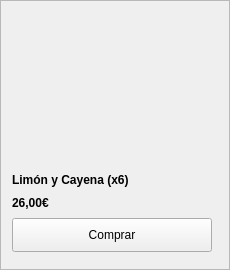
                       <widget class="QFrame" name="frame_7">
                        <property name="minimumSize">
                         <size>
                          <width>230</width>
                          <height>270</height>
                         </size>
                        </property>
                        <property name="maximumSize">
                         <size>
                          <width>230</width>
                          <height>270</height>
                         </size>
                        </property>
                        <property name="frameShape">
                         <enum>QFrame::StyledPanel</enum>
                        </property>
                        <property name="frameShadow">
                         <enum>QFrame::Raised</enum>
                        </property>
                        <layout class="QVBoxLayout" name="verticalLayout_27">
                         <item>
                          <widget class="QLabel" name="labelm_zumo_7">
                           <property name="minimumSize">
                            <size>
                             <width>200</width>
                             <height>150</height>
                            </size>
                           </property>
                           <property name="maximumSize">
                            <size>
                             <width>200</width>
                             <height>150</height>
                            </size>
                           </property>
                           <property name="styleSheet">
                            <string notr="true">border-image: url(:/imagenes_zumos/z_zumos7.jpg);</string>
                           </property>
                           <property name="text">
                            <string/>
                           </property>
                          </widget>
                         </item>
                         <item>
                          <widget class="QLabel" name="label_29">
                           <property name="maximumSize">
                            <size>
                             <width>16777215</width>
                             <height>15</height>
                            </size>
                           </property>
                           <property name="font">
                            <font>
                             <weight>75</weight>
                             <bold>true</bold>
                             <stylestrategy>PreferDefault</stylestrategy>
                            </font>
                           </property>
                           <property name="text">
                            <string>Limón y Cayena (x6)</string>
                           </property>
                          </widget>
                         </item>
                         <item>
                          <widget class="QLabel" name="precioAvenaHinchada_5">
                           <property name="maximumSize">
                            <size>
                             <width>16777215</width>
                             <height>15</height>
                            </size>
                           </property>
                           <property name="font">
                            <font>
                             <weight>75</weight>
                             <bold>true</bold>
                             <stylestrategy>PreferDefault</stylestrategy>
                            </font>
                           </property>
                           <property name="text">
                            <string>26,00€</string>
                           </property>
                           <property name="scaledContents">
                            <bool>false</bool>
                           </property>
                          </widget>
                         </item>
                         <item>
                          <widget class="QPushButton" name="botonComprar_14">
                           <property name="minimumSize">
                            <size>
                             <width>200</width>
                             <height>34</height>
                            </size>
                           </property>
                           <property name="maximumSize">
                            <size>
                             <width>200</width>
                             <height>34</height>
                            </size>
                           </property>
                           <property name="text">
                            <string>Comprar</string>
                           </property>
                          </widget>
                         </item>
                        </layout>
                       </widget>
